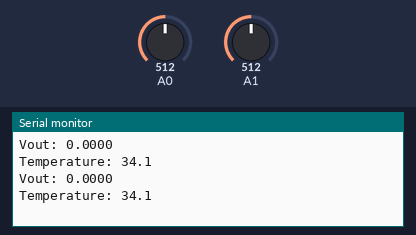
A sketch run on a simulated Arduino Uno, built with avr-gcc and run on an emulated ATmega328P. Parts: the last lines printed to the serial monitor. The inputs (shaded band) are chosen by the test bench; at power-on: A0 = 512, A1 = 512.

Above: at 1.6 s.
1.7 s: A0 set to 716
At 3.0 s:
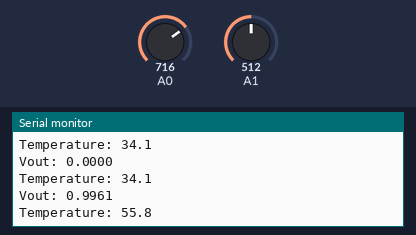
3.2 s: A1 set to 716
At 3.8 s:
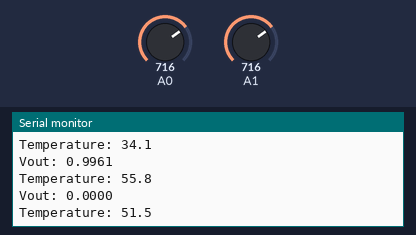
4.7 s: A0 set to 900
At 5.1 s:
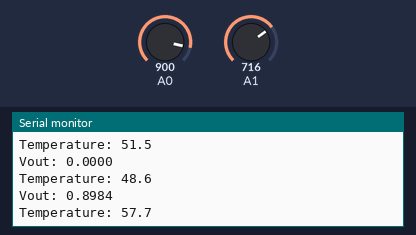
6.2 s: A1 set to 900
At 7.1 s:
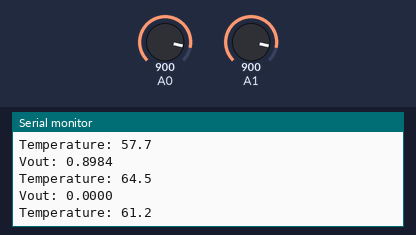
Timing chart, 0 to 8.7 s (numbered marks = the images above; inputs shaded):
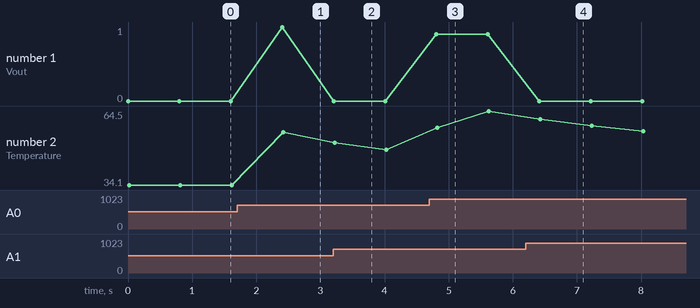

The sketch:

termometer-tanpa-penguat.ino
```cpp
float Vout_read1 = 0.000;
float Vout_read2 = 0.000;
float Vout1 = 0.000;
float Vout2 = 0.000;
float Vout = 0.000;
float temp = 0.0;

float movingAverage(float value) {
  const byte nvalues = 15;      // ukuran window

  static byte current = 0;
  static byte cvalues = 0;
  static float sum = 0;
  static float values[nvalues];

  sum += value;

  // Membuang elemen pertama jika window penuh (FIFO)
  if (cvalues == nvalues)
    sum -= values[current];

  values[current] = value;

  if (++current >= nvalues)
    current = 0;

  if (cvalues < nvalues)
    cvalues += 1;

  return sum/cvalues;
}

void setup() {
  Serial.begin(9600);
}

void loop() {
  Vout_read1 = analogRead(A0);
  Vout_read2 = analogRead(A1);
  Vout1 = (Vout_read1 * 5.00) / 1024.00;
  Vout2 = (Vout_read2 * 5.00) / 1024.00;
  Vout = Vout1 - Vout2;

  // temp = (Vout+0.3177)/0.01;                   // Regresi termometer tubuh
  // temp = ((Vout+0.3177)/0.01)+1.8;             // Error correction penambahan konstanta termometer tubuh
  temp = (((Vout+0.3177)/0.01)+7.2489)/1.1454; // Error correction regresi ganda termometer tubuh

  // temp = (Vout-0.6689)/0.0451;         // Regresi termometer ruang
  // temp = ((Vout-0.6689)/0.0451)+2;     // Error correction penambahan konstanta termometer ruang
  // temp = (((Vout-0.6689)/0.0451)+2)/1; // Error correction regresi ganda termometer ruang

  Serial.print("Vout: ");
  Serial.println(Vout, 4); // Termometer Tubuh
  // Serial.println(Vout, 2); // Termometer Ruangan
  Serial.print("\n");

  Serial.print("Temperature: ");
  Serial.println(movingAverage(temp), 1); // Termometer Tubuh
  // Serial.println(movingAverage(temp)); // Termometer Ruangan
  Serial.print("\n");
  Serial.print("\n");

  delay(800);
}
```

Measured:
- after the input at 1.7 s, the serial monitor: prints a new line after 0.71 s (image 1)
- after the input at 3.2 s, the serial monitor: prints a new line at once (image 2)
- after the input at 4.7 s, the serial monitor: prints a new line after 0.11 s (image 3)
- after the input at 6.2 s, the serial monitor: prints a new line after 0.23 s (image 4)
- plotted number 1: 0 → 1 after the input at 1.7 s, 0 → 0.9 after the input at 4.7 s
- plotted number 2: 34.1 → 55.8 after the input at 1.7 s, 55.8 → 48.6 after the input at 3.2 s, 48.6 → 64.5 after the input at 4.7 s, 64.5 → 56.2 after the input at 6.2 s
